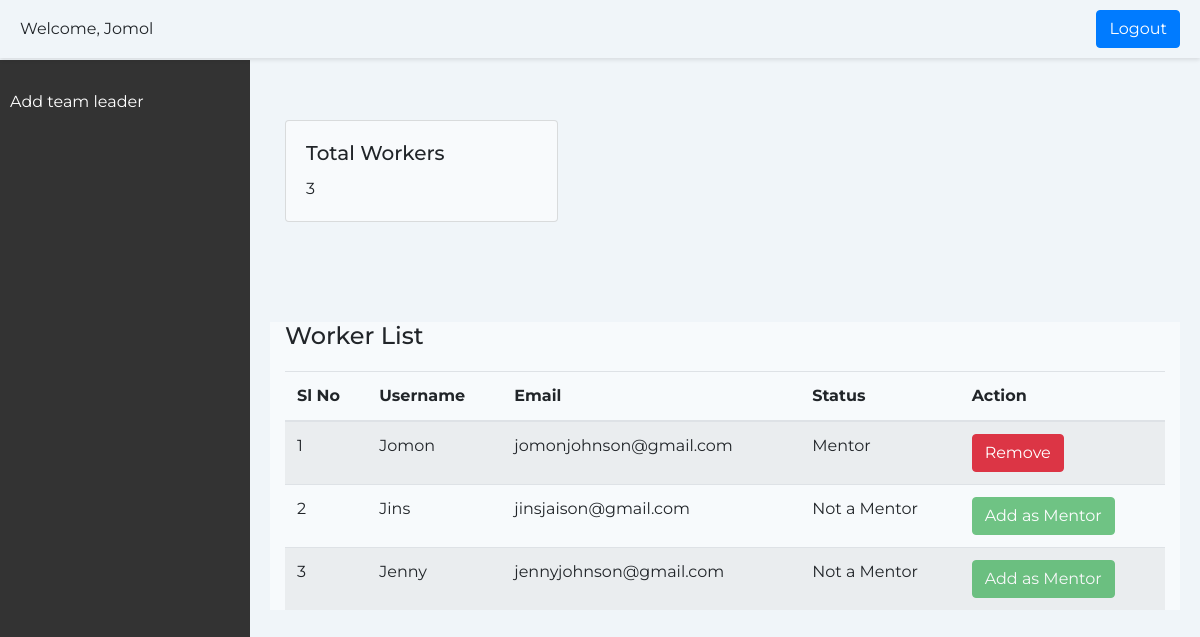
/dashmember (signed in), run on the app's committed database.
### home/models.py (models this page shows, shortened)
class CustomUser(AbstractUser):
    user_type = models.CharField(max_length=20) # Add any additional fields you need
    email=models.EmailField(unique=True)
    is_mentor = models.BooleanField(default=False)
    admin_id = models.CharField(max_length=10, blank=True, null=True)
    is_verified = models.BooleanField(default=False)
    panchayath_name = models.CharField(max_length=100, blank=True, null=True,default='')
    ward_number = models.CharField(max_length=10, blank=True, null=True,default='')
    has_edited_profile = models.BooleanField(default=False)

### home/views.py (the view)
# urls.py: path('dashmember',views.dashmember,name="dashmember"),
@never_cache
@login_required(login_url='login')
def dashmember(request):
    if 'username' in request.session:
        worker_users = CustomUser.objects.filter(user_type='worker')
        mentor_user = CustomUser.objects.filter(is_mentor=True, user_type='worker').first()
        context = {
            'worker_users': worker_users,
            'mentor_user': mentor_user
        }
        response = render(request,"dashmember.html",context)
        response['Cache-Control'] = 'no-store,must-revalidate'
        return response
    else:
        return redirect('login')

### templates/dashmember.html (shortened to what this page needs)
{% load static %}
<!DOCTYPE html>
                <html lang="en">
                <head>
                    <link href="https://maxcdn.bootstrapcdn.com/bootstrap/4.5.2/css/bootstrap.min.css" rel="stylesheet">
                </head>
                <body>
                    <div class="header">
                        <div class="user-profile">
                            <span>Welcome, {{user.username}}</span>
                        </div>
                        {% if user.is_authenticated %}
                        <a href={% url 'logout' %} class="btn btn-primary ml-lg-3">Logout</a>
                        {% else %}
                        <a href="login.html" class="btn btn-primary ml-lg-3">Login</a>
                        {% endif %}
                    </div>
                    <div class="sidebar">
                        <ul>
                            <li><a href="toggle_mentor_status">Add team leader</a></li>
                        </ul>
                    </div>
                    <div class="content">
                        <div class="container">
                            <div class="row">
                                <div class="col-md-4">
                                    <div class="card" style="background-color: rgba(255, 255, 255, 0.5);">
                                        <div class="card-body">
                                            <h5 class="card-title">Total Workers</h5>
                                            <p class="card-text">{{ worker_users.count }}</p>
                                        </div>
                                    </div>
                                </div>
                            </div>
                        </div>
                            <div class="container" style="background-color: rgba(255, 255, 255, 0.5);">
                                <div id="worker-list">
                                    <h2 class="page-title mt-4">Worker List</h2>
                                    <table class="table table-striped">
                                        <thead>
                                            <tr>
                                                <th>Sl No</th>
                                                <th>Username</th>
                                                <th>Email</th>
                                                <th>Status</th>
                                                <th>Action</th>
                                            </tr>
                                        </thead>
                                        <tbody>
                                            {% for user in worker_users %}
                                                <tr>
                                                    <td>{{ forloop.counter }}</td>
                                                    <td>{{ user.username }}</td>
                                                    <td>{{ user.email }}</td>
                                                    <td>
                                                        {% if user.is_mentor %}
                                                            Mentor
                                                        {% else %}
                                                            Not a Mentor
                                                        {% endif %}
                                                    </td>
                                                    <td>
                                                        <form method="post" action="{% url 'add_remove_mentor' user.id %}">
                                                            <button type="submit" class="btn {% if user.is_mentor %}btn-danger{% else %}btn-success{% endif %}"
                                                                    {% if mentor_user %}
                                                                        {% if user != mentor_user %}
                                                                            {% if not user.is_mentor %}
                                                                                disabled
                                                                            {% endif %}
                                                                        {% endif %}
                                                                    {% endif %}
                                                            >
                                                                {% if user.is_mentor %}
                                                                    Remove
                                                                {% else %}
                                                                    Add as Mentor
                                                                {% endif %}
                                                            </button>
                                                        </form>
                                                    </td>
                                                </tr>
                                            {% endfor %}
                                        </tbody>
                                    </table>
                                </div>
                            </div>
                </body>
                </html>

### data on the page
CustomUser: username "Jomol"
CustomUser: username "Jomon", email "jomonjohnson@gmail.com", is_mentor "Mentor"
CustomUser: username "Jins", email "jinsjaison@gmail.com", is_mentor "Not a Mentor"
CustomUser: username "Jenny", email "jennyjohnson@gmail.com", is_mentor "Not a Mentor"

### other printed values
{{ worker_users.count }} "3"
